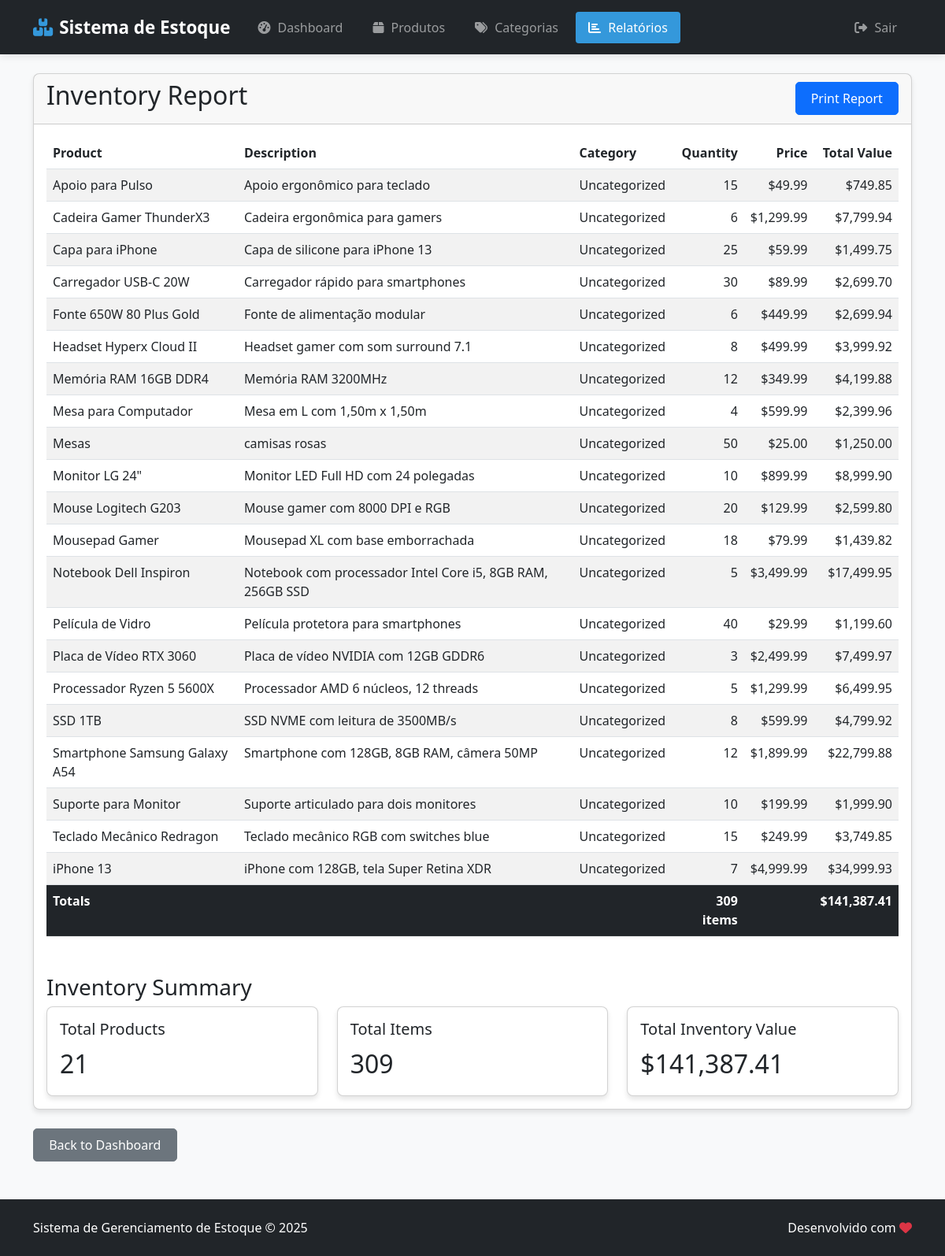
The page /reports/generate.php (signed in) on the database its author committed.
### tables this page shows
CREATE TABLE produtos (
        id INTEGER PRIMARY KEY AUTOINCREMENT,
        nome TEXT NOT NULL,
        descricao TEXT,
        quantidade INTEGER NOT NULL,
        preco REAL NOT NULL,
        categoria_id INTEGER,
        user_id INTEGER NOT NULL,
        created_at DATETIME DEFAULT CURRENT_TIMESTAMP,
        FOREIGN KEY (user_id) REFERENCES users(id)
    );

### reports/generate.php (the view, shortened to what this page needs)
<?php
require_once '../config/database.php';
$user_id = $_SESSION['user_id'];
$error = '';
try {
    $stmt = $conn->prepare("
        SELECT p.id, p.nome, p.descricao, p.quantidade, p.preco
        FROM produtos p
        WHERE p.user_id = :user_id
        ORDER BY p.nome
    ");
    $stmt->bindParam(':user_id', $user_id);
    $stmt->execute();
    $products = $stmt->fetchAll(PDO::FETCH_ASSOC);
    $product_categories = [];
    foreach ($products as $product) {
        $cat_stmt = $conn->prepare("
            SELECT c.nome
            FROM categorias c
            JOIN produto_categorias pc ON c.id = pc.categoria_id
            WHERE pc.produto_id = :produto_id
        ");
        $cat_stmt->bindParam(':produto_id', $product['id']);
        $cat_stmt->execute();
        $categories = $cat_stmt->fetchAll(PDO::FETCH_COLUMN);
        $product_categories[$product['id']] = !empty($categories) ? implode(', ', $categories) : 'Uncategorized';
    }
    $total_products = count($products);
    $total_items = 0;
    $total_value = 0;
    foreach ($products as $product) {
        $total_items += $product['quantidade'];
        $total_value += $product['quantidade'] * $product['preco'];
    }
} catch (PDOException $e) {
    $error = "Error generating report: " . $e->getMessage();
}
include_once '../includes/header.php';
?>
<div class="container mt-4">
    <div class="card mb-4">
        <div class="card-header d-flex justify-content-between align-items-center">
            <h2>Inventory Report</h2>
            <button id="printButton" class="btn btn-primary">Print Report</button>
        </div>
        <div class="card-body">
            <?php if ($error): ?>
                <div class="alert alert-danger"><?php echo $error; ?></div>
            <?php else: ?>
                <table class="table table-striped">
                    <thead>
                        <tr>
                            <th>Product</th>
                            <th>Description</th>
                            <th>Category</th>
                            <th class="text-end">Quantity</th>
                            <th class="text-end">Price</th>
                            <th class="text-end">Total Value</th>
                        </tr>
                    </thead>
                    <tbody>
                        <?php foreach ($products as $product): ?>
                            <?php $item_total = $product['quantidade'] * $product['preco']; ?>
                            <tr>
                                <td><?php echo htmlspecialchars($product['nome'] ?? ''); ?></td>
                                <td><?php echo htmlspecialchars($product['descricao'] ?? ''); ?></td>
                                <td><?php echo htmlspecialchars($product_categories[$product['id']] ?? 'Uncategorized'); ?></td>
                                <td class="text-end"><?php echo $product['quantidade']; ?></td>
                                <td class="text-end">$<?php echo number_format($product['preco'], 2); ?></td>
                                <td class="text-end">$<?php echo number_format($item_total, 2); ?></td>
                            </tr>
                        <?php endforeach; ?>
                        <tr class="table-dark">
                            <th colspan="3">Totals</th>
                            <th class="text-end"><?php echo $total_items; ?> items</th>
                            <th></th>
                            <th class="text-end">$<?php echo number_format($total_value, 2); ?></th>
                        </tr>
                    </tbody>
                </table>
                <div class="row mt-5">
                    <h3>Inventory Summary</h3>
                    <div class="col-md-4">
                        <div class="card">
                            <div class="card-body">
                                <h5 class="card-title">Total Products</h5>
                                <p class="card-text fs-2"><?php echo $total_products; ?></p>
                            </div>
                        </div>
                    </div>
                    <div class="col-md-4">
                        <div class="card">
                            <div class="card-body">
                                <h5 class="card-title">Total Items</h5>
                                <p class="card-text fs-2"><?php echo $total_items; ?></p>
                            </div>
                        </div>
                    </div>
                    <div class="col-md-4">
                        <div class="card">
                            <div class="card-body">
                                <h5 class="card-title">Total Inventory Value</h5>
                                <p class="card-text fs-2">$<?php echo number_format($total_value, 2); ?></p>
                            </div>
                        </div>
                    </div>
                </div>
            <?php endif; ?>
        </div>
    </div>
    <div class="mb-3">
        <a href="../index.php" class="btn btn-secondary">Back to Dashboard</a>
    </div>
</div>
<?php
include_once '../includes/footer.php';
?>

### includes/header.php (style rules this page uses)
:root { --primary-color: #3498db; --secondary-color: #2c3e50; --accent-color: #e74c3c; --light-bg: #f8f9fa; --dark-bg: #343a40; }
body { font-family: 'Segoe UI', Tahoma, Geneva, Verdana, sans-serif; background-color: var(--light-bg); }
.card { border-radius: 8px; box-shadow: 0 4px 6px rgba(0, 0, 0, 0.1); transition: transform 0.3s ease; }
.btn { border-radius: 5px; font-weight: 500; padding: 0.5rem 1.2rem; }

### rows shown on the page
produtos: nome "Apoio para Pulso", descricao "Apoio ergonômico para teclado", id "Uncategorized", quantidade "15", preco "49.99", item_total "749.85"
produtos: nome "Cadeira Gamer ThunderX3", descricao "Cadeira ergonômica para gamers", id "Uncategorized", quantidade "6", preco "1,299.99", item_total "7,799.94"
produtos: nome "Capa para iPhone", descricao "Capa de silicone para iPhone 13", id "Uncategorized", quantidade "25", preco "59.99", item_total "1,499.75"
produtos: nome "Carregador USB-C 20W", descricao "Carregador rápido para smartphones", id "Uncategorized", quantidade "30", preco "89.99", item_total "2,699.70"
produtos: nome "Fonte 650W 80 Plus Gold", descricao "Fonte de alimentação modular", id "Uncategorized", quantidade "6", preco "449.99", item_total "2,699.94"
produtos: nome "Headset Hyperx Cloud II", descricao "Headset gamer com som surround 7.1", id "Uncategorized", quantidade "8", preco "499.99", item_total "3,999.92"
produtos: nome "Memória RAM 16GB DDR4", descricao "Memória RAM 3200MHz", id "Uncategorized", quantidade "12", preco "349.99", item_total "4,199.88"
produtos: nome "Mesa para Computador", descricao "Mesa em L com 1,50m x 1,50m", id "Uncategorized", quantidade "4", preco "599.99", item_total "2,399.96"
produtos: nome "Mesas", descricao "camisas rosas", id "Uncategorized", quantidade "50", preco "25.00", item_total "1,250.00"
produtos: nome "Monitor LG 24\"", descricao "Monitor LED Full HD com 24 polegadas", id "Uncategorized", quantidade "10", preco "899.99", item_total "8,999.90"
produtos: nome "Mouse Logitech G203", descricao "Mouse gamer com 8000 DPI e RGB", id "Uncategorized", quantidade "20", preco "129.99", item_total "2,599.80"
produtos: nome "Mousepad Gamer", descricao "Mousepad XL com base emborrachada", id "Uncategorized", quantidade "18", preco "79.99", item_total "1,439.82"
produtos: nome "Notebook Dell Inspiron", descricao "Notebook com processador Intel Core i5, 8GB RAM, 256GB SSD", id "Uncategorized", quantidade "5", preco "3,499.99", item_total "17,499.95"
produtos: nome "Película de Vidro", descricao "Película protetora para smartphones", id "Uncategorized", quantidade "40", preco "29.99", item_total "1,199.60"
produtos: nome "Placa de Vídeo RTX 3060", descricao "Placa de vídeo NVIDIA com 12GB GDDR6", id "Uncategorized", quantidade "3", preco "2,499.99", item_total "7,499.97"
produtos: nome "Processador Ryzen 5 5600X", descricao "Processador AMD 6 núcleos, 12 threads", id "Uncategorized", quantidade "5", preco "1,299.99", item_total "6,499.95"
produtos: nome "SSD 1TB", descricao "SSD NVME com leitura de 3500MB/s", id "Uncategorized", quantidade "8", preco "599.99", item_total "4,799.92"
produtos: nome "Smartphone Samsung Galaxy A54", descricao "Smartphone com 128GB, 8GB RAM, câmera 50MP", id "Uncategorized", quantidade "12", preco "1,899.99", item_total "22,799.88"
produtos: nome "Suporte para Monitor", descricao "Suporte articulado para dois monitores", id "Uncategorized", quantidade "10", preco "199.99", item_total "1,999.90"
produtos: nome "Teclado Mecânico Redragon", descricao "Teclado mecânico RGB com switches blue", id "Uncategorized", quantidade "15", preco "249.99", item_total "3,749.85"
produtos: nome "iPhone 13", descricao "iPhone com 128GB, tela Super Retina XDR", id "Uncategorized", quantidade "7", preco "4,999.99", item_total "34,999.93"

### other values the page prints
$total_items "309"
$total_value "141,387.41"
$total_products "21"
